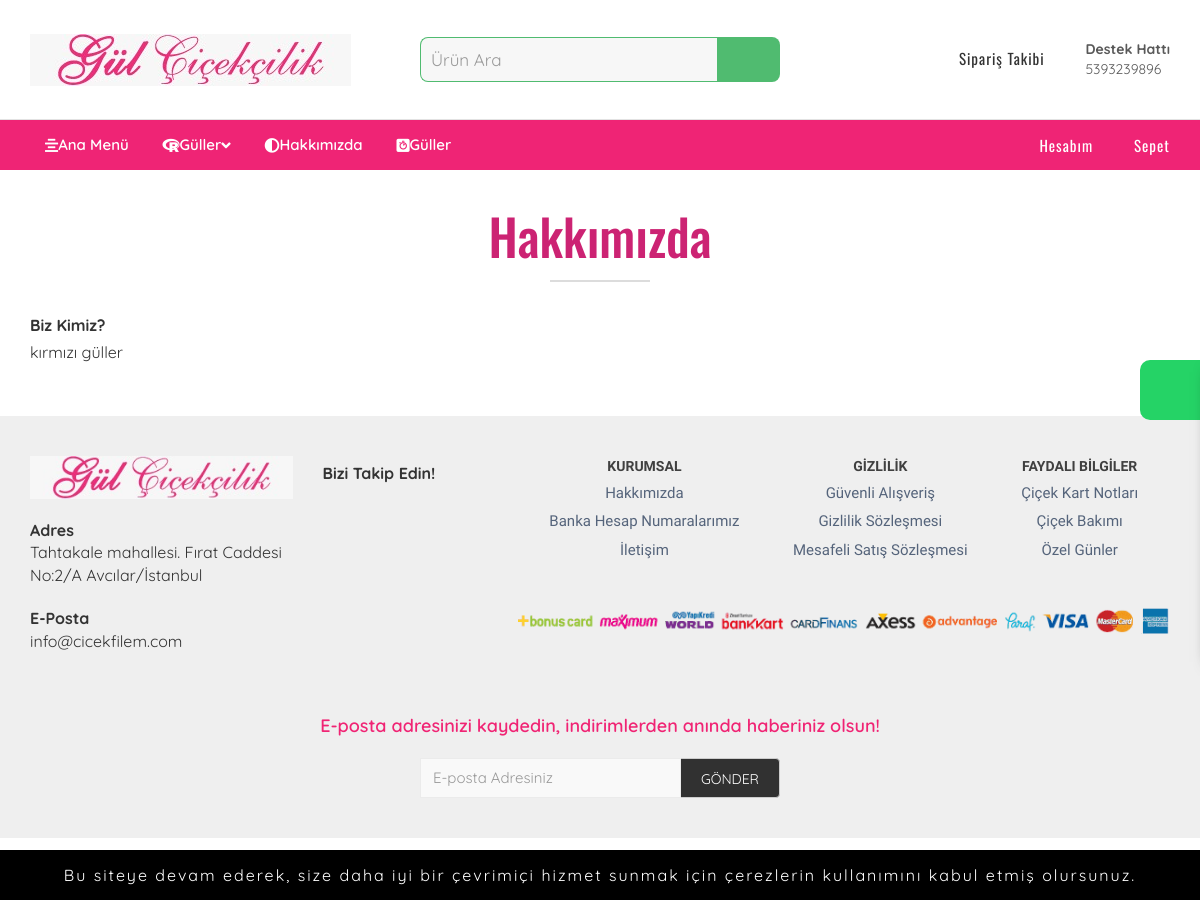
The page /page.php?title=Güller on the database its author committed.
### tables this page shows
CREATE TABLE `settings` (
  `ID` int(11) NOT NULL,
  `LOGO` varchar(100) NOT NULL,
  `TITLE` varchar(250) NOT NULL,
  `PHONE` varchar(12) NOT NULL,
  `EMAIL` varchar(100) NOT NULL,
  `ACTIVE` tinyint(1) NOT NULL
);

CREATE TABLE `page` (
  `ID` int(11) NOT NULL,
  `TITLE` varchar(100) NOT NULL,
  `URL` varchar(100) NOT NULL,
  `DESCRIPTION` text NOT NULL,
  `STATUS` tinyint(1) NOT NULL DEFAULT 1,
  `PAGE_TITLE_SEO` varchar(100) DEFAULT NULL,
  `PAGE_META_KEYWORDS` varchar(100) DEFAULT NULL,
  `PAGE_META_DESCRIPTION` varchar(250) DEFAULT NULL,
  `IMAGE` varchar(50) NOT NULL,
  `VIEW` int(11) NOT NULL DEFAULT 0,
  `PROCESS_DATE` datetime NOT NULL DEFAULT current_timestamp(),
  `ACTIVE` tinyint(1) NOT NULL DEFAULT 1
);

### page.php (the view)
<?php include "header.php";
	if (isset($_GET['title'])) {
		$content = $_GET['title'];
		$sql_page = "select * from page where TITLE = '".$content."' and ACTIVE = 1";
        $result_page = mysqli_query($conn,$sql_page);
        $row_page = mysqli_fetch_assoc($result_page);
	}
?>
    <section id="columns" class="offcanvas-siderbars">
        <div class="container">
            <div class="wrap-container transparent-bg">
                <div class="row mtop40">
                    <section class="col-lg-12 col-md-12 col-sm-12 col-xs-12">
                        <div id="content">
                            <h1 class="text-center bigc">Hakkımızda</h1>
                            <strong>Biz Kimiz?</strong><br />
                            <?php echo $row_page['DESCRIPTION'] ?>
                        </div>
                    </section>
                </div>
            </div>
        </div>
    </section>
</section>
<?php include "footer.php"?>

### header.php (shortened to what this page needs)
<?php include "ttadmin/connect/connection.php";
$sql_settings    = "select * from settings where ACTIVE = 1";
$result_settings = mysqli_query($conn,$sql_settings);
$row_settings    = mysqli_fetch_assoc($result_settings);
?>
<!doctype html>
<html lang="tr">
<head>
    <link href="themes/magnoliav2/css/bootstrap-min.css" rel="stylesheet" />
    <link href="themes/magnoliav2/css/stylesheet.css" rel="stylesheet" />
    <link href="themes/magnoliav2/js/jquery/ui/themes/ui-lightness/jquery-ui-1.8.16.custom.css" rel="stylesheet" />
    <link href="themes/magnoliav2/css/animate.css" rel="stylesheet" />
    <link href="themes/magnoliav2/css/materialdesignicons.min.css" rel="stylesheet" />
    <link href="themes/magnoliav2/css/font-awesome.min.css" rel="stylesheet" />
    <link href="themes/magnoliav2/css/jquery.fancybox.css" rel="stylesheet" />
    <link href="themes/magnoliav2/css/pretty-checkbox.min.css" rel="stylesheet" />
    <link rel="stylesheet" href="ttadmin/plugins/fontawesome-free/css/all.min.css">
<link rel="stylesheet" href="themes/magnoliav2/css/jquery.fancybox.css" />
<link rel="stylesheet" href="themes/magnoliav2/css/clayfy.css" />
<link rel="stylesheet" href="themes/magnoliav2/css/owl.carousel.css" />
<link rel="stylesheet" href="themes/magnoliav2/css/owl.theme.default.css" />
</head>
<body id="offcanvas-container" class="nokeep-header offcanvas-container layout-fullwidth fs12 page-home ">
    <section id="page" class="offcanvas-pusher" role="main">
        <div id="header">
            <div id="topbar" class="vcenter2">
                <div class="container">
                    <div class="row vcenter2">
                        <div class="col-lg-4 col-md-4 col-sm-3 col-m64-4 col-m48-5 col-m32-5">
                            <a href="index.php">
                                <img src="<?php echo $row_settings['LOGO']; ?>" title="Çiçek Filem, Online Çiçekçi, Bahçeşehir Çiçekçi" alt="Çiçek Filem, Online Çiçekçi, Bahçeşehir Çiçekçi" class="logo" />
                            </a>
                        </div>
                        <div class="col-lg-4 col-md-4 hidden-xs hidden-sm" id="mobilesearchtemp">
                            <div id="search">
                                <form action="#" method="post" class="search-form">
                                    <div class="input-group">
                                        <input type="text" name="searchprod" id="searchprod" class="form-control" placeholder="Ürün Ara" />
                                        <span class="input-group-btn">
                                            <button class="btn btn-ara startsearch" type="submit"><span class="wh35" style="vertical-align: middle;" webicon="ion:ios-search"></span></button>
                                        </span>
                                    </div>
                                </form>
                            </div>
                        </div>
                        <div class="col-lg-4 col-md-4 hidden-xs hidden-sm">
                            <ul class="links pull-right">
                                <li class="order-form" id="desktop-order-form">
                                    <a href="javascript:void(0);" class="open-div vcenter">
                                        <span webicon="wpf:in-transit" style="color:#478eab;" class="wh35" title=""></span>
                                        <span class="hidden-xs hidden-sm hidden-md linkspan">Sipariş Takibi</span>
                                    </a>
                                </li>
                                <li class="cont-form">
                                    <a href="<?php echo $row_settings['PHONE']; ?>" class="vcenter">
                                        <span webicon="wpf:assistant" style="color:#50bb70" class="wh35"></span>
                                        <span class="hidden-xs hidden-sm hidden-md linkspan"><strong>Destek Hattı</strong><br><?php echo $row_settings['PHONE']; ?></span>
                                    </a>
                                </li>
                            </ul>
                        </div>
                    </div>
                </div>
            </div>
            <div id="header-main">
                <div class="container">
                    <div class="row">
                        <div class="m-menu col-lg-9 col-md-9 hidden-xs hidden-sm">
                            <ul class="menu vcenter2">
                                <?php
                                    $sql_menu    = "select * from menu where MENU_TYPE = 'HEADER' AND ACTIVE = 1";
                                    $result_menu = mysqli_query($conn,$sql_menu);
                                    $row_menu    = mysqli_fetch_assoc($result_menu);
                                    $json = json_decode($row_menu['MENU_TEMPLATE'],true);
                                    foreach($json as $mydata)
                                    {
                                        if(isset($mydata['children'])){
                                            ?>
                                        <li class="parent dropdown">
                                        <a href="<?php echo '$mydata["menuType"].php?title='.$mydata["text"].''?>" class="dropdown-toggle disabled menua vcenter" data-toggle="dropdown" >
                                            <i class="<?php echo $mydata["icon"]?>" aria-hidden="true"></i><?php echo $mydata["text"]?>
                                            <i class="fa fa-angle-down ifx" aria-hidden="true"></i> </a>
                                        </li>
                                        <?php
                                            }else { ?>
                                            <ul class="menu vcenter2"><li class="">
                                            <a href="<?php echo $mydata["href"] ?>" class=" vcenter"><i class="<?php echo $mydata["icon"]?>" aria-hidden="true"></i>
                                            <?php echo $mydata["text"] ?></a></li>
                                    <?php
                                        }
                                    }
                                ?>
                            </ul>
                        </div>
                        <div class="col-lg-3 col-md-3 hidden-xs hidden-sm">
                    <ul class="links pull-right">
                        <li class="user-login" id="desktop-user-login">
                            <a href="javascript:void(0);" class="open-div vcenter">
                                <span webicon="win10:gender-neutral-user" class="wh35" style="color:#fff;" title=""></span>
                                <span class="hidden-xs hidden-sm hidden-md linkspan">Hesabım</span>
                            </a>
                        </li>
                        <li id="cart">
                            <div class="carttrigger">
                                <a href="javascript:void(0);" class="cart-link vcenter" >
                                    <span webicon="ion:bag" class="wh35" style="color:#fff;" title=""></span>
                                    <span class="hidden-xs hidden-sm hidden-md linkspan">Sepet</span>
                                </a>
                            </div>
                        </li>
                    </ul>
                </div>
            </div>
        </div>
    </div>
</div>

### rows shown on the page
settings: LOGO (picture), PHONE "5393239896"
page: DESCRIPTION "kırmızı güller"

### other values the page prints
$mydata["text"] "Ana Menü"
$mydata["text"] "Güller"
$mydata["text"] "Hakkımızda"
